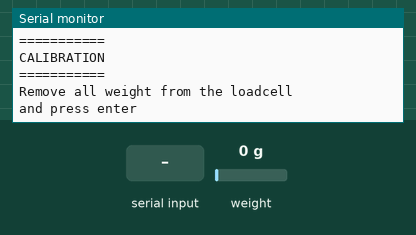
A sketch run on a simulated Arduino Uno, built with avr-gcc and run on an emulated ATmega328P. Parts: the last lines printed to the serial monitor. The inputs (shaded band) are chosen by the test bench; at power-on: weight on the scale 0 g.

Above: at 1.9 s.
2.0 s: "90,45\n" received over Serial
At 3.2 s:
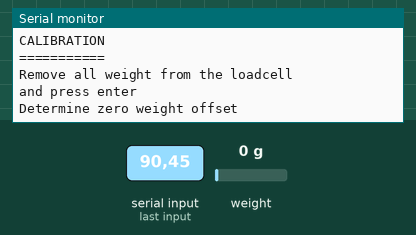
5.5 s: "30,150\n" received over Serial
At 6.8 s:
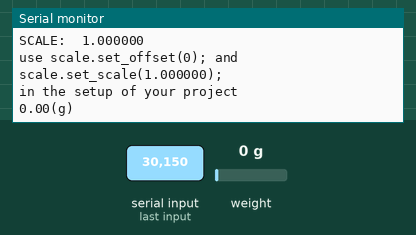
7.0 s: weight on the scale set to 100 g
At 8.3 s:
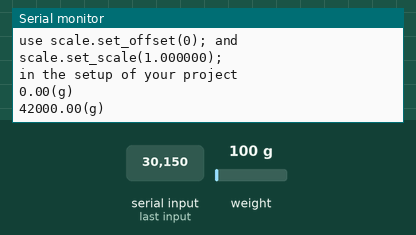
8.5 s: weight on the scale set to 1250 g
At 10.0 s:
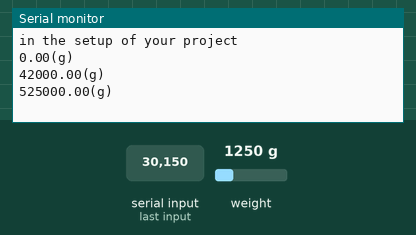
Timing chart, 0 to 11.0 s (numbered marks = the images above; inputs shaded):
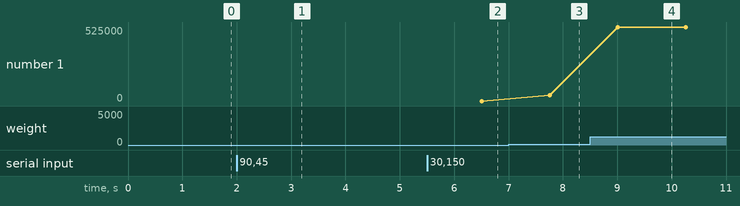

The sketch:

HX711-Calibration.ino
```cpp
// (licence header left out)
//Fine tune is needed for correct unit calculation


#define VERSION "V1.0"
//https://docs.espressif.com/projects/esp-idf/en/latest/esp32/
//https://github.com/RobTillaart/HX711
#include "HX711.h"


// initialize HX711 library
HX711 myScale;


uint8_t dataPin = 18;
uint8_t clockPin = 5;


void setup()
{
  Serial.begin(115200);
  if (myScale.is_ready())
  {
    Serial.println();
    Serial.println("Initialize the Load Cell");
    myScale.begin(dataPin, clockPin);
    Serial.println("UNITS: gram");
    Serial.println(myScale.get_units(10));
  }
  else{
    Serial.println("Load Cell Disconnected");
  }
  calibrate();
}


void loop()
{
  Serial.print(myScale.get_units(10));
  Serial.println("(g) ");
  delay(250);
}


void calibrate()
{
  Serial.println("\n\n===========\nCALIBRATION\n===========");
  Serial.println("Remove all weight from the loadcell");
  //  flush Serial input
  while (Serial.available()) Serial.read();


  Serial.println("and press enter\n");
  while (Serial.available() == 0);


  Serial.println("Determine zero weight offset");
  myScale.tare(20);  // average 20 measurements.
  uint32_t offset = myScale.get_offset();


  Serial.print("OFFSET: ");
  Serial.println(offset);
  Serial.println();


  Serial.println("place a weight on the loadcell");
  //  flush Serial input
  while (Serial.available()) Serial.read();


  Serial.println("enter the weight in (whole) grams and press enter");
  uint32_t weight = 0;
  while (Serial.peek() != '\n')
  {
    if (Serial.available())
    {
      char ch = Serial.read();
      if (isdigit(ch))
      {
        weight *= 10;
        weight = weight + (ch - '0');
      }
    }
  }
  Serial.print("WEIGHT: ");
  Serial.println(weight);
  myScale.calibrate_scale(weight, 20);
  float scale = myScale.get_scale();


  Serial.print("SCALE:  ");
  Serial.println(scale, 6);


  Serial.print("\nuse scale.set_offset(");
  Serial.print(offset);
  Serial.print("); and scale.set_scale(");
  Serial.print(scale, 6);
  Serial.print(");\n");
  Serial.println("in the setup of your project");


  Serial.println("\n\n");
}
```

Measured:
- after the input at 2.0 s, the serial monitor: prints a new line at once (image 1)
- after the input at 5.5 s, the serial monitor: prints a new line at once (image 2)
- after the input at 7.0 s, the serial monitor: prints a new line after 0.76 s (image 3)
- after the input at 8.5 s, the serial monitor: prints a new line after 0.51 s (image 4)
- plotted number 1: 0 → 42000 after the input at 7.0 s, 42000 → 525000 after the input at 8.5 s
